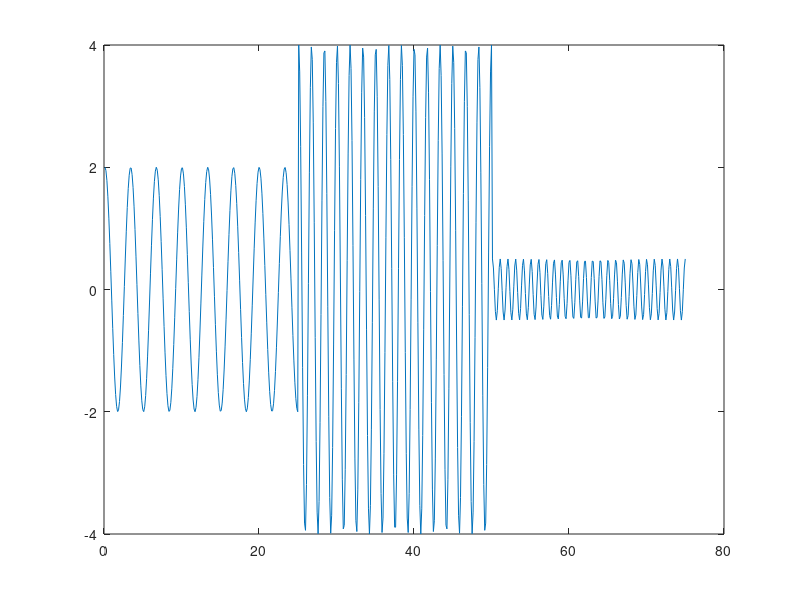
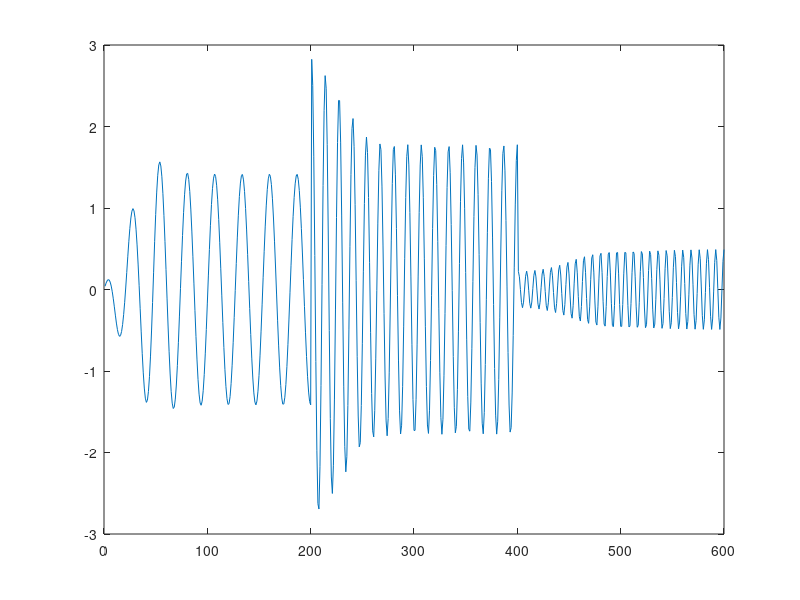
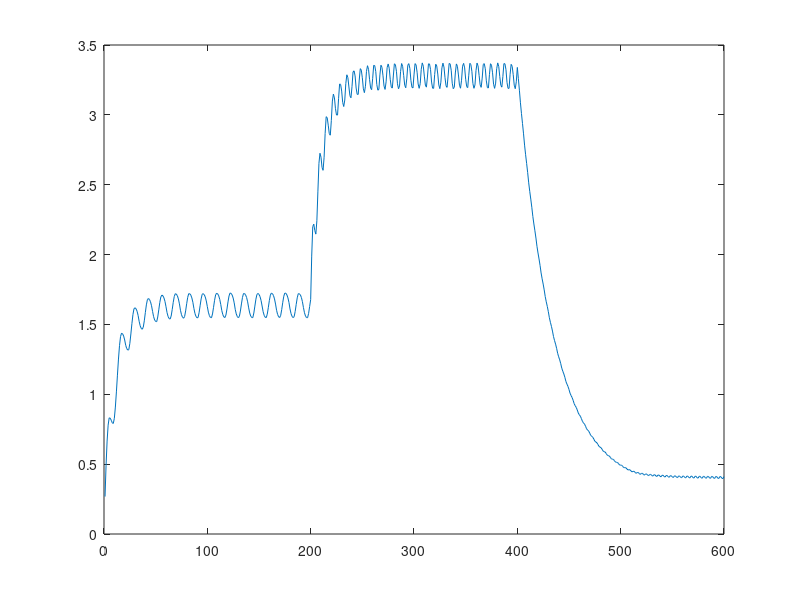
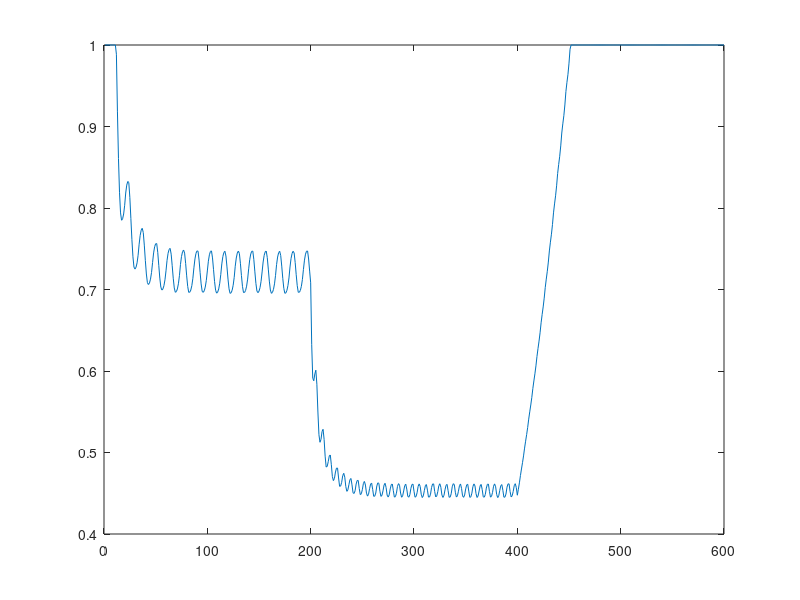

MATLAB code to generate these figures, in order:
% Kevin Quizhpi
% DSP Design
% Project 2
% 9/26/17

%% Part A

X = @(t,A,f) A*cos(2*pi*f*t);

MeanSqAvg = @(A) A^2 /2;
AbsAvg = @(A) 2*A /pi;

%% Part B

fs = 8000;
Ts = 1/fs;
ep = 0.1;
LbAtck = ep ^ (Ts/(2/1000));
LbRels = ep ^ (Ts/(1/100));

%% Part C

fo = [0.3 0.6 1]*1000;
Ao = [2 4 0.5];
to = [0 25 50]/1000;
Smp = 0.025*fs;     % number of samples per 25ms section
time = @(n,t0)  n/(Smp-1) *0.025 + t0;
x = zeros(1,Smp*3);

for i =1:3
    for n = 1:Smp
        t = time(n-1,to(i));
        x(n + 200*(i-1)) = X(t,Ao(i),fo(i));
    end
end


% Mean absolute values
x1MA = AbsAvg(Ao(1));
x2MA = AbsAvg(Ao(2));
x3MA = AbsAvg(Ao(3));

n = 1:length(x);
figure;
plot(n/8,x(n));

%% Part D

p = 1/3;
c0 = 1;
D = 0;
L = 50;             %NEED TO FIND PROPERLY 

MvAvgBuf = zeros(1,L);
pt = @(i) mod(i,L-1) + 1;
MvAvgSum = 0;
MvAvgOld = 0;
cPrev = 0;
c = zeros(1,length(x));
g = zeros(1,length(x));
G = zeros(1,length(x));
y = zeros(1,length(x));

% Level detector

cN = @(xn,cPrev) (LbAtck* cPrev + (1-LbAtck)*abs(xn)).*(abs(xn) >= cPrev) ...
    + (LbRels*cPrev + (1 - LbRels).*abs(xn)).*(abs(xn) < cPrev);

% Gain Processor

gCom = @(c) (c/c0)^(p-1)*(c>= c0) + 1*(c <=c0);

gExp = @(c) (c/c0)^(p-1)*(c <=c0) + 1*(c>= c0);

% Since we are compressing the signal I will use gCom
for i = 1:length(x)

    xn = x(i);
    c(i) = cN(xn,cPrev);
    cPrev = c(i);
    g(i) = gCom(c(i));
    MvAvgOld = MvAvgBuf(pt(i-1));
    MvAvgBuf(pt(i-1)) = g(i);
    MvAvgSum = MvAvgSum + g(i) - MvAvgOld;
    G(i) = MvAvgSum/L;
    y(i) = G(i)*xn;
    
end

figure;
plot(n,y)

figure;
plot(n,c)

figure;
plot(n,g)

figure;
plot(n,G)

%% Part E Limiter

p = 1/15;
c0 = 2;
D = 0;
L = 40;             %NEED TO FIND PROPERLY 

MvAvgBuf = zeros(1,L);
pt = @(i) mod(i,L-1) + 1;
MvAvgSum = 0;
MvAvgOld = 0;
cPrev = 0;
c = zeros(1,length(x));
g = zeros(1,length(x));

% Level detector

cN = @(xn,cPrev) (LbAtck* cPrev + (1-LbAtck)*abs(xn)).*(abs(xn) >= cPrev) ...
    + (LbRels*cPrev + (1 - LbRels).*abs(xn)).*(abs(xn) < cPrev);

% Gain Processor

gCom = @(c) (c/c0)^(p-1)*(c>= c0) + 1*(c <=c0);

gExp = @(c) (c/c0)^(p-1)*(c <=c0) + 1*(c>= c0);

% Since we are compressing the signal I will use gCom
for i = 1:length(x)

    xn = x(i);
    c(i) = cN(xn,cPrev);
    cPrev = c(i);
    g(i) = gCom(c(i));
    MvAvgOld = MvAvgBuf(pt(i-1));
    MvAvgBuf(pt(i-1)) = g(i);
    MvAvgSum = MvAvgSum + g(i) - MvAvgOld;
    G(i) = MvAvgSum/L;
    y(i) = G(i)*xn;
    
end

figure;
plot(n,y)

figure;
plot(n,c)

figure;
plot(n,g)

figure;
plot(n,G)

%% Part F Expander

p = 4;
c0 = 0.95;
D = 0;
L = 40;             %NEED TO FIND PROPERLY 

MvAvgBuf = zeros(1,L);
pt = @(i) mod(i,L-1) + 1;
MvAvgSum = 0;
MvAvgOld = 0;
cPrev = 0;
c = zeros(1,length(x));
g = zeros(1,length(x));

% Level detector

cN = @(xn,cPrev) (LbAtck* cPrev + (1-LbAtck)*abs(xn)).*(abs(xn) >= cPrev) ...
    + (LbRels*cPrev + (1 - LbRels).*abs(xn)).*(abs(xn) < cPrev);

% Gain Processor

gCom = @(c) (c/c0)^(p-1)*(c>= c0) + 1*(c <=c0);

gExp = @(c) (c/c0)^(p-1)*(c <=c0) + 1*(c>= c0);

% Since we are compressing the signal I will use gCom
for i = 1:length(x)

    xn = x(i);
    c(i) = cN(xn,cPrev);
    cPrev = c(i);
    g(i) = gExp(c(i));
    MvAvgOld = MvAvgBuf(pt(i-1));
    MvAvgBuf(pt(i-1)) = g(i);
    MvAvgSum = MvAvgSum + g(i) - MvAvgOld;
    G(i) = MvAvgSum/L;
    y(i) = G(i)*xn;
    
end

figure;
plot(n*3/25,y)

figure;
plot(n*3/25,c)

figure;
plot(n*3/25,g)

figure;
plot(n*3/25,G)



%% Part G Noise Gate: f1 & f3

p = 12;
c0 = 1.9;
D = 0;
L = 40;             %NEED TO FIND PROPERLY 

MvAvgBuf = zeros(1,L);
pt = @(i) mod(i,L-1) + 1;
MvAvgSum = 0;
MvAvgOld = 0;
cPrev = 0;
c = zeros(1,length(x));
g = zeros(1,length(x));

% Level detector

cN = @(xn,cPrev) (LbAtck* cPrev + (1-LbAtck)*abs(xn)).*(abs(xn) >= cPrev) ...
    + (LbRels*cPrev + (1 - LbRels).*abs(xn)).*(abs(xn) < cPrev);

% Gain Processor

gCom = @(c) (c/c0)^(p-1)*(c>= c0) + 1*(c <=c0);

gExp = @(c) (c/c0)^(p-1)*(c <=c0) + 1*(c>= c0);

% Since we are compressing the signal I will use gCom
for i = 1:length(x)

    xn = x(i);
    c(i) = cN(xn,cPrev);
    cPrev = c(i);
    g(i) = gExp(c(i));
    MvAvgOld = MvAvgBuf(pt(i-1));
    MvAvgBuf(pt(i-1)) = g(i);
    MvAvgSum = MvAvgSum + g(i) - MvAvgOld;
    G(i) = MvAvgSum/L;
    y(i) = G(i)*xn;
    
end

figure;
plot(n,y)

figure;
plot(n,c)

figure;
plot(n,g)

figure;
plot(n,G)



%% Part G Noise Gate:  f3

p = 11;
c0 = 1.25;
D = 0;
L = 40;             %NEED TO FIND PROPERLY 

MvAvgBuf = zeros(1,L);
pt = @(i) mod(i,L-1) + 1;
MvAvgSum = 0;
MvAvgOld = 0;
cPrev = 0;
c = zeros(1,length(x));
g = zeros(1,length(x));

% Level detector

cN = @(xn,cPrev) (LbAtck* cPrev + (1-LbAtck)*abs(xn)).*(abs(xn) >= cPrev) ...
    + (LbRels*cPrev + (1 - LbRels).*abs(xn)).*(abs(xn) < cPrev);

% Gain Processor

gCom = @(c) (c/c0)^(p-1)*(c>= c0) + 1*(c <=c0);

gExp = @(c) (c/c0)^(p-1)*(c <=c0) + 1*(c>= c0);

% Since we are compressing the signal I will use gCom
for i = 1:length(x)

    xn = x(i);
    c(i) = cN(xn,cPrev);
    cPrev = c(i);
    g(i) = gExp(c(i));
    MvAvgOld = MvAvgBuf(pt(i-1));
    MvAvgBuf(pt(i-1)) = g(i);
    MvAvgSum = MvAvgSum + g(i) - MvAvgOld;
    G(i) = MvAvgSum/L;
    y(i) = G(i)*xn;
    
end

figure;
plot(n,y)

figure;
plot(n,c)

figure;
plot(n,g)

figure;
plot(n,G)



    
